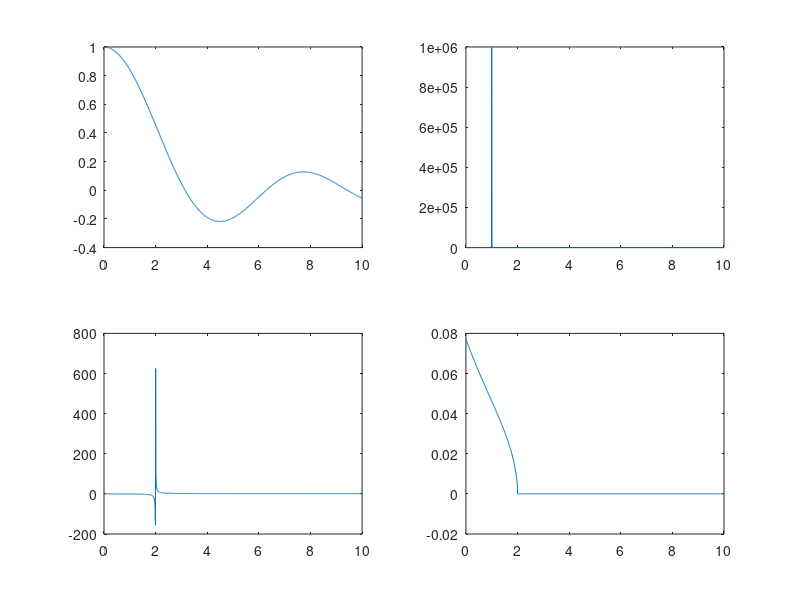

MATLAB code to generate this figure:
clear all;
clc;
x = linspace( 0 , 10 , 1000 );
Y1 = sin( x ) ./ x;
Y2 = ( 1 ./ ( x - 1 ).^2 ) + x ;
Y3 = ( x.^2 + 1  ) ./ ( x.^2 - 4 ) ;
Y4 = ((( 10 - x ).^(1/3))-2) ./ (  4 - x.^2  ).^(1/2) ;
subplot(2,2,1)
plot(x,Y1)
subplot(2,2,2)
plot(x,Y2)
subplot(2,2,3)
plot(x,Y3)
subplot(2,2,4)
plot(x,Y4)